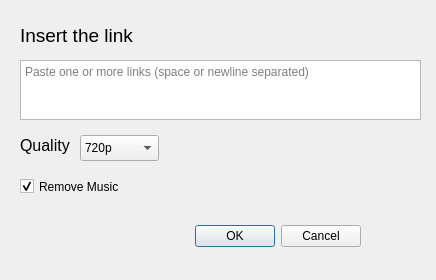
<?xml version="1.0" encoding="UTF-8"?>
<ui version="4.0">
 <class>linkDialog</class>
 <widget class="QDialog" name="linkDialog">
  <property name="geometry">
   <rect>
    <x>0</x>
    <y>0</y>
    <width>436</width>
    <height>280</height>
   </rect>
  </property>
  <property name="windowTitle">
   <string>Dialog</string>
  </property>
  <widget class="QDialogButtonBox" name="button_box">
   <property name="geometry">
    <rect>
     <x>20</x>
     <y>220</y>
     <width>341</width>
     <height>32</height>
    </rect>
   </property>
   <property name="orientation">
    <enum>Qt::Orientation::Horizontal</enum>
   </property>
   <property name="standardButtons">
    <set>QDialogButtonBox::StandardButton::Cancel|QDialogButtonBox::StandardButton::Ok</set>
   </property>
  </widget>
  <widget class="QTextEdit" name="links_box">
   <property name="geometry">
    <rect>
     <x>20</x>
     <y>60</y>
     <width>401</width>
     <height>60</height>
    </rect>
   </property>
   <property name="placeholderText">
    <string>Paste one or more links (space or newline separated)</string>
   </property>
  </widget>
  <widget class="QLabel" name="label">
   <property name="geometry">
    <rect>
     <x>20</x>
     <y>10</y>
     <width>191</width>
     <height>51</height>
    </rect>
   </property>
   <property name="font">
    <font>
     <pointsize>14</pointsize>
    </font>
   </property>
   <property name="text">
    <string>Insert the link</string>
   </property>
  </widget>
  <widget class="QComboBox" name="quality_selector">
   <property name="geometry">
    <rect>
     <x>80</x>
     <y>135</y>
     <width>79</width>
     <height>26</height>
    </rect>
   </property>
   <property name="currentIndex">
    <number>4</number>
   </property>
   <item>
    <property name="text">
     <string>144p</string>
    </property>
   </item>
   <item>
    <property name="text">
     <string>240p</string>
    </property>
   </item>
   <item>
    <property name="text">
     <string>360p</string>
    </property>
   </item>
   <item>
    <property name="text">
     <string>480p</string>
    </property>
   </item>
   <item>
    <property name="text">
     <string>720p</string>
    </property>
   </item>
   <item>
    <property name="text">
     <string>1080p</string>
    </property>
   </item>
  </widget>
  <widget class="QLabel" name="label_2">
   <property name="geometry">
    <rect>
     <x>20</x>
     <y>135</y>
     <width>58</width>
     <height>21</height>
    </rect>
   </property>
   <property name="font">
    <font>
     <pointsize>12</pointsize>
    </font>
   </property>
   <property name="text">
    <string>Quality</string>
   </property>
  </widget>
  <widget class="QCheckBox" name="remove_music_box">
   <property name="geometry">
    <rect>
     <x>20</x>
     <y>175</y>
     <width>121</width>
     <height>23</height>
    </rect>
   </property>
   <property name="text">
    <string>Remove Music</string>
   </property>
   <property name="checked">
    <bool>true</bool>
   </property>
  </widget>
 </widget>
 <resources/>
 <connections>
  <connection>
   <sender>button_box</sender>
   <signal>accepted()</signal>
   <receiver>linkDialog</receiver>
   <slot>accept()</slot>
   <hints>
    <hint type="sourcelabel">
     <x>248</x>
     <y>254</y>
    </hint>
    <hint type="destinationlabel">
     <x>157</x>
     <y>274</y>
    </hint>
   </hints>
  </connection>
  <connection>
   <sender>button_box</sender>
   <signal>rejected()</signal>
   <receiver>linkDialog</receiver>
   <slot>reject()</slot>
   <hints>
    <hint type="sourcelabel">
     <x>316</x>
     <y>260</y>
    </hint>
    <hint type="destinationlabel">
     <x>286</x>
     <y>274</y>
    </hint>
   </hints>
  </connection>
 </connections>
</ui>
